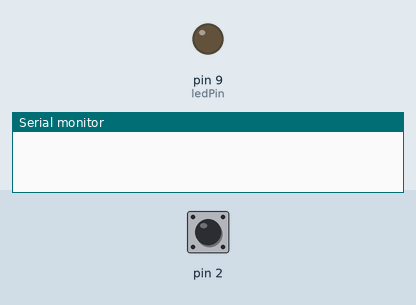
This sketch was run on a simulated Arduino Leonardo, built with avr-gcc and run on an emulated ATmega32U4. Shown: output pins drawn as LEDs (lit = HIGH), the last lines printed to the serial monitor. Inputs (shaded band) come from the test bench; at power-on: pin 2 HIGH. USB keyboard and mouse output is not drawn.

Above: at 1.2 s.
1.3 s: pin 2 pulled LOW for 0.15 s
At 1.37 s:
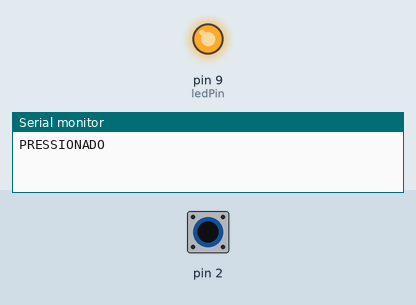
2.9 s: pin 2 pulled LOW for 3.2 s
At 6.8 s:
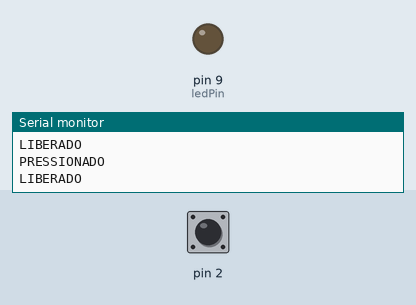
Timing chart, 0 to 8.3 s (numbered marks = the images above; inputs shaded):
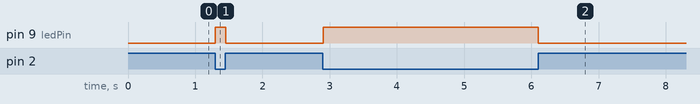

The sketch:

teclado_capacitivo_diy.ino
```cpp
/*
Criado por Gustavo Silveira, a.k.a. Músico Nerd, para o projeto
"Escrevendo Palavras com o Piscar dos Olhos", de Paulo Vitor Loureiro
na residência da Red Bull Basement.
http://www.musiconerd.com
gustavosilveira@musiconerd.com

Baixe todos os arquivos em: https://github.com/silveirago/teclado-capacitivo-diy

*/

// Adicione as seguintes bibliotecas
#include <CapacitiveSensor.h> // https://github.com/PaulStoffregen/CapacitiveSensor
#include "Keyboard.h" // https://github.com/arduino-libraries/Keyboard

/////////////////////////////////////////////
// botoes
const int Nbotoes = 1; //* Numero de sensores
int buttonCState[Nbotoes] = {0};         // armazena o valor atual do botão
int buttonPState[Nbotoes] = {0};        // armazena o valor anterior do botão

/////////////////////////////////////////////
// debounce
unsigned long lastDebounceTime[Nbotoes] = {0};  // a última vez que o pino de saída foi alternado
unsigned long debounceDelay = 10;    //* o tempo de debounce; aumentar se a saída piscar

/////////////////////////////////////////////
// SENSOR CAPACITIVO
// Use um resistor de alto valor entre os pinos 4 & 2, pino 2 é o pino sensor, adicione um fio e material condutivo se desejado
// Use 100k para ativar com toque absoluto, e aprtir de 1M para ativar a distancia
CapacitiveSensor   sensorCapacitivo[Nbotoes] = {CapacitiveSensor(4, 2)};

//Se for usar mais sensores os adicione no array acima sempre usando o pino 4, como...
//CapacitiveSensor   sensorCapacitivo[3] = {CapacitiveSensor(4, 2), CapacitiveSensor(4,6), CapacitiveSensor(4,8)};

int gatilho = 10; // valor minimo para ativar o sensor
int valorAtual = 0;
long leituraDoSensor[Nbotoes] = {0};

/////////////////////////////////////////////
// Caractere
int caractere[Nbotoes] = {32}; // coloque o(s) valor(es) ASCI desejados :: 32 para barra de espaço

int ledPin = 9; // pino do led

void setup() {

  Keyboard.begin();
  Serial.begin(9600);
  pinMode(ledPin, OUTPUT);

}

void loop() {

  botoes();
  //Serial.println(leituraDoSensor1); // imprime o valor do sensor

}

/////////////////////////////////////////////
// botoes
void botoes() {

long start = millis();

  for (int i = 0; i < Nbotoes; i++) {

    leituraDoSensor[i] =  sensorCapacitivo[i].capacitiveSensor(30); // armazena a leitura do sensor

    if (leituraDoSensor[i] > gatilho) { // tranforma a leitura em 1 ou zero, dependendo do valor do gatilho
      valorAtual = HIGH;
    }
    else {
      valorAtual = LOW;
    }

    buttonCState[i] = valorAtual;

    if ((millis() - lastDebounceTime[i]) > debounceDelay) { // faz o "debounce"

      if (buttonPState[i] != buttonCState[i]) {
        lastDebounceTime[i] = millis();

        if (buttonCState[i] == HIGH) {

          Keyboard.press(caractere[i]); // "aperta" a tecla
          digitalWrite(ledPin, HIGH); // acende o led

          Serial.println("PRESSIONADO");
        }
        else {

          Keyboard.release(caractere[i]); // "solta" a tecla
          digitalWrite(ledPin, LOW); // apaga o LED

          Serial.println("LIBERADO");
        }
        buttonPState[i] = buttonCState[i]; // armazena o estado atual no estado previo
      }
    }
  }
}
```

Measured:
- after the input at 1.3 s, pin 9 (ledPin): LOW → HIGH at once, → LOW 0.15 s later
- after the input at 2.9 s, pin 9 (ledPin): LOW → HIGH at once, → LOW 3.2 s later
